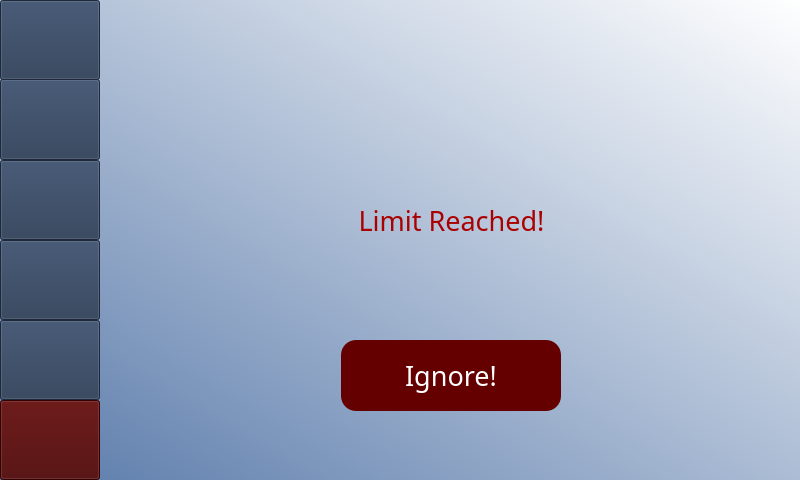
<?xml version="1.0" encoding="UTF-8"?>
<ui version="4.0">
 <class>MainWindow</class>
 <widget class="QMainWindow" name="MainWindow">
  <property name="geometry">
   <rect>
    <x>0</x>
    <y>0</y>
    <width>800</width>
    <height>480</height>
   </rect>
  </property>
  <property name="windowTitle">
   <string>MainWindow</string>
  </property>
  <property name="styleSheet">
   <string notr="true">QWidget#centralwidget{
background-color: qlineargradient(spread:reflect, x1:0, y1:1, x2:1, y2:0, stop:0 rgba(89, 122, 170, 255), stop:1 rgba(255, 255, 255, 255));}</string>
  </property>
  <widget class="QWidget" name="centralwidget">
   <layout class="QHBoxLayout" name="horizontalLayout" stretch="1,7">
    <property name="spacing">
     <number>1</number>
    </property>
    <property name="sizeConstraint">
     <enum>QLayout::SetDefaultConstraint</enum>
    </property>
    <property name="leftMargin">
     <number>0</number>
    </property>
    <property name="topMargin">
     <number>0</number>
    </property>
    <property name="rightMargin">
     <number>0</number>
    </property>
    <property name="bottomMargin">
     <number>0</number>
    </property>
    <item>
     <widget class="QWidget" name="sidebar" native="true">
      <property name="styleSheet">
       <string notr="true">QWidget#centralwidget{
background-color: qlineargradient(spread:reflect, x1:0, y1:1, x2:1, y2:0, stop:0 rgba(89, 122, 170, 255), stop:1 rgba(255, 255, 255, 255));}</string>
      </property>
      <widget class="QPushButton" name="btnProfileSidebar">
       <property name="geometry">
        <rect>
         <x>0</x>
         <y>0</y>
         <width>100</width>
         <height>80</height>
        </rect>
       </property>
       <property name="styleSheet">
        <string notr="true">background-color: rgb(40, 57, 83); 
color: white;
font: 16pt &quot;Lora&quot;;</string>
       </property>
       <property name="text">
        <string/>
       </property>
       <property name="icon">
        <iconset>
         <normaloff>images/settings.png</normaloff>images/settings.png</iconset>
       </property>
       <property name="iconSize">
        <size>
         <width>70</width>
         <height>70</height>
        </size>
       </property>
      </widget>
      <widget class="QPushButton" name="btnExitSidebar">
       <property name="geometry">
        <rect>
         <x>0</x>
         <y>400</y>
         <width>100</width>
         <height>80</height>
        </rect>
       </property>
       <property name="styleSheet">
        <string notr="true">background-color: rgb(74, 0, 0);
color: white;
font: 16pt &quot;Lora&quot;;</string>
       </property>
       <property name="text">
        <string/>
       </property>
       <property name="icon">
        <iconset>
         <normaloff>images/exit.png</normaloff>images/exit.png</iconset>
       </property>
       <property name="iconSize">
        <size>
         <width>60</width>
         <height>60</height>
        </size>
       </property>
      </widget>
      <widget class="QPushButton" name="btnStatsSidebar">
       <property name="geometry">
        <rect>
         <x>0</x>
         <y>79</y>
         <width>100</width>
         <height>81</height>
        </rect>
       </property>
       <property name="styleSheet">
        <string notr="true">background-color: rgb(40, 57, 83); 
color: white;
font: 16pt &quot;Lora&quot;;</string>
       </property>
       <property name="text">
        <string/>
       </property>
       <property name="icon">
        <iconset>
         <normaloff>images/analytics.png</normaloff>images/analytics.png</iconset>
       </property>
       <property name="iconSize">
        <size>
         <width>60</width>
         <height>60</height>
        </size>
       </property>
      </widget>
      <widget class="QPushButton" name="btnRatingSidebar">
       <property name="geometry">
        <rect>
         <x>0</x>
         <y>160</y>
         <width>100</width>
         <height>80</height>
        </rect>
       </property>
       <property name="styleSheet">
        <string notr="true">background-color: rgb(40, 57, 83); 
color: white;
font: 16pt &quot;Lora&quot;;</string>
       </property>
       <property name="text">
        <string/>
       </property>
       <property name="icon">
        <iconset>
         <normaloff>images/rating.png</normaloff>images/rating.png</iconset>
       </property>
       <property name="iconSize">
        <size>
         <width>60</width>
         <height>60</height>
        </size>
       </property>
      </widget>
      <widget class="QPushButton" name="btnResourcesSidebar">
       <property name="geometry">
        <rect>
         <x>0</x>
         <y>240</y>
         <width>100</width>
         <height>80</height>
        </rect>
       </property>
       <property name="styleSheet">
        <string notr="true">background-color: rgb(40, 57, 83); 
color: white;
font: 16pt &quot;Lora&quot;;</string>
       </property>
       <property name="text">
        <string/>
       </property>
       <property name="icon">
        <iconset>
         <normaloff>images/milk-box.png</normaloff>images/milk-box.png</iconset>
       </property>
       <property name="iconSize">
        <size>
         <width>60</width>
         <height>60</height>
        </size>
       </property>
      </widget>
      <widget class="QPushButton" name="btnRefillSidebar">
       <property name="geometry">
        <rect>
         <x>0</x>
         <y>320</y>
         <width>100</width>
         <height>80</height>
        </rect>
       </property>
       <property name="styleSheet">
        <string notr="true">background-color: rgb(40, 57, 83); 
color: white;
font: 16pt &quot;Lora&quot;;</string>
       </property>
       <property name="text">
        <string/>
       </property>
       <property name="icon">
        <iconset>
         <normaloff>images/coffee-filter.png</normaloff>images/coffee-filter.png</iconset>
       </property>
       <property name="iconSize">
        <size>
         <width>60</width>
         <height>60</height>
        </size>
       </property>
      </widget>
     </widget>
    </item>
    <item>
     <widget class="QWidget" name="limitPage" native="true">
      <property name="styleSheet">
       <string notr="true">QWidget#centralwidget{
background-color: qlineargradient(spread:reflect, x1:0, y1:1, x2:1, y2:0, stop:0 rgba(89, 122, 170, 255), stop:1 rgba(255, 255, 255, 255));}</string>
      </property>
      <widget class="QLabel" name="lblLimit">
       <property name="geometry">
        <rect>
         <x>10</x>
         <y>130</y>
         <width>681</width>
         <height>181</height>
        </rect>
       </property>
       <property name="font">
        <font>
         <family>Oswald</family>
         <pointsize>20</pointsize>
         <italic>false</italic>
         <bold>false</bold>
        </font>
       </property>
       <property name="styleSheet">
        <string notr="true"/>
       </property>
       <property name="text">
        <string>&lt;html&gt;&lt;head/&gt;&lt;body&gt;&lt;p align=&quot;center&quot;&gt;&lt;span style=&quot; color:#aa0000;&quot;&gt;Limit Reached!&lt;/span&gt;&lt;/p&gt;&lt;/body&gt;&lt;/html&gt;</string>
       </property>
      </widget>
      <widget class="QLabel" name="iconWarning2">
       <property name="geometry">
        <rect>
         <x>-10</x>
         <y>-60</y>
         <width>881</width>
         <height>241</height>
        </rect>
       </property>
       <property name="font">
        <font>
         <family>Lora</family>
         <pointsize>10</pointsize>
         <italic>false</italic>
         <bold>false</bold>
        </font>
       </property>
       <property name="styleSheet">
        <string notr="true">font: 10pt &quot;Lora&quot;;</string>
       </property>
       <property name="text">
        <string/>
       </property>
       <property name="pixmap">
        <pixmap>images/polizeiabsperrung.png</pixmap>
       </property>
       <property name="scaledContents">
        <bool>true</bool>
       </property>
      </widget>
      <widget class="QPushButton" name="btnIgnore">
       <property name="geometry">
        <rect>
         <x>240</x>
         <y>340</y>
         <width>220</width>
         <height>71</height>
        </rect>
       </property>
       <property name="font">
        <font>
         <family>Lora</family>
         <pointsize>20</pointsize>
         <italic>false</italic>
         <bold>false</bold>
        </font>
       </property>
       <property name="styleSheet">
        <string notr="true">border-radius:15px;
background-color: rgb(80, 0, 0);
background-color: rgb(100, 0, 0);
color: white;
font: 20pt &quot;Lora&quot;;</string>
       </property>
       <property name="text">
        <string>Ignore!</string>
       </property>
       <property name="iconSize">
        <size>
         <width>40</width>
         <height>40</height>
        </size>
       </property>
      </widget>
      <widget class="QLabel" name="iconWarning">
       <property name="geometry">
        <rect>
         <x>-100</x>
         <y>260</y>
         <width>851</width>
         <height>231</height>
        </rect>
       </property>
       <property name="font">
        <font>
         <family>Lora</family>
         <pointsize>10</pointsize>
         <italic>false</italic>
         <bold>false</bold>
        </font>
       </property>
       <property name="styleSheet">
        <string notr="true">font: 10pt &quot;Lora&quot;;</string>
       </property>
       <property name="text">
        <string/>
       </property>
       <property name="pixmap">
        <pixmap>images/polizeiabsperrung.png</pixmap>
       </property>
       <property name="scaledContents">
        <bool>true</bool>
       </property>
      </widget>
      <zorder>iconWarning2</zorder>
      <zorder>lblLimit</zorder>
      <zorder>iconWarning</zorder>
      <zorder>btnIgnore</zorder>
     </widget>
    </item>
   </layout>
  </widget>
  <action name="actionLogin">
   <property name="icon">
    <iconset>
     <normaloff>images/log-in.png</normaloff>images/log-in.png</iconset>
   </property>
   <property name="text">
    <string>Login</string>
   </property>
  </action>
  <action name="actionSign_up">
   <property name="icon">
    <iconset>
     <normaloff>images/sign-up.png</normaloff>images/sign-up.png</iconset>
   </property>
   <property name="text">
    <string>Sign up</string>
   </property>
  </action>
  <action name="actionStats">
   <property name="icon">
    <iconset>
     <normaloff>images/analytics.png</normaloff>images/analytics.png</iconset>
   </property>
   <property name="text">
    <string>Stats</string>
   </property>
  </action>
  <action name="actionResources">
   <property name="icon">
    <iconset>
     <normaloff>images/milk-box.png</normaloff>images/milk-box.png</iconset>
   </property>
   <property name="text">
    <string>Resources</string>
   </property>
  </action>
  <action name="actionProfile">
   <property name="checkable">
    <bool>true</bool>
   </property>
   <property name="icon">
    <iconset>
     <normaloff>images/settings.png</normaloff>images/settings.png</iconset>
   </property>
   <property name="text">
    <string>Profile</string>
   </property>
   <property name="font">
    <font/>
   </property>
  </action>
  <action name="actionRefill">
   <property name="icon">
    <iconset>
     <normaloff>images/coffee-filter.png</normaloff>images/coffee-filter.png</iconset>
   </property>
   <property name="text">
    <string>Refill</string>
   </property>
  </action>
  <action name="actionRating">
   <property name="icon">
    <iconset>
     <normaloff>images/rating.png</normaloff>images/rating.png</iconset>
   </property>
   <property name="text">
    <string>Rating</string>
   </property>
  </action>
 </widget>
 <resources/>
 <connections/>
</ui>
